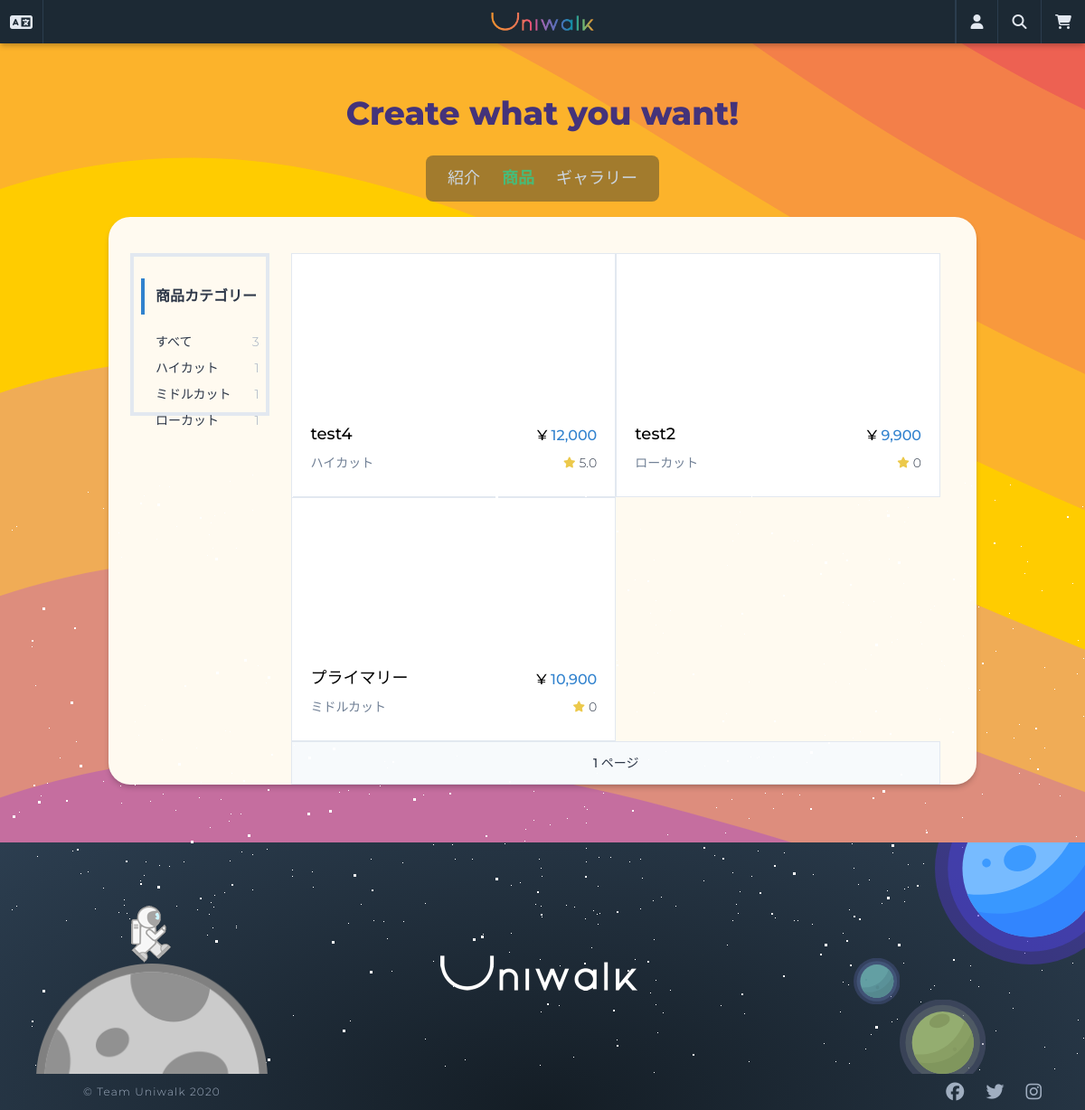
The app's page /products/list/, older data.
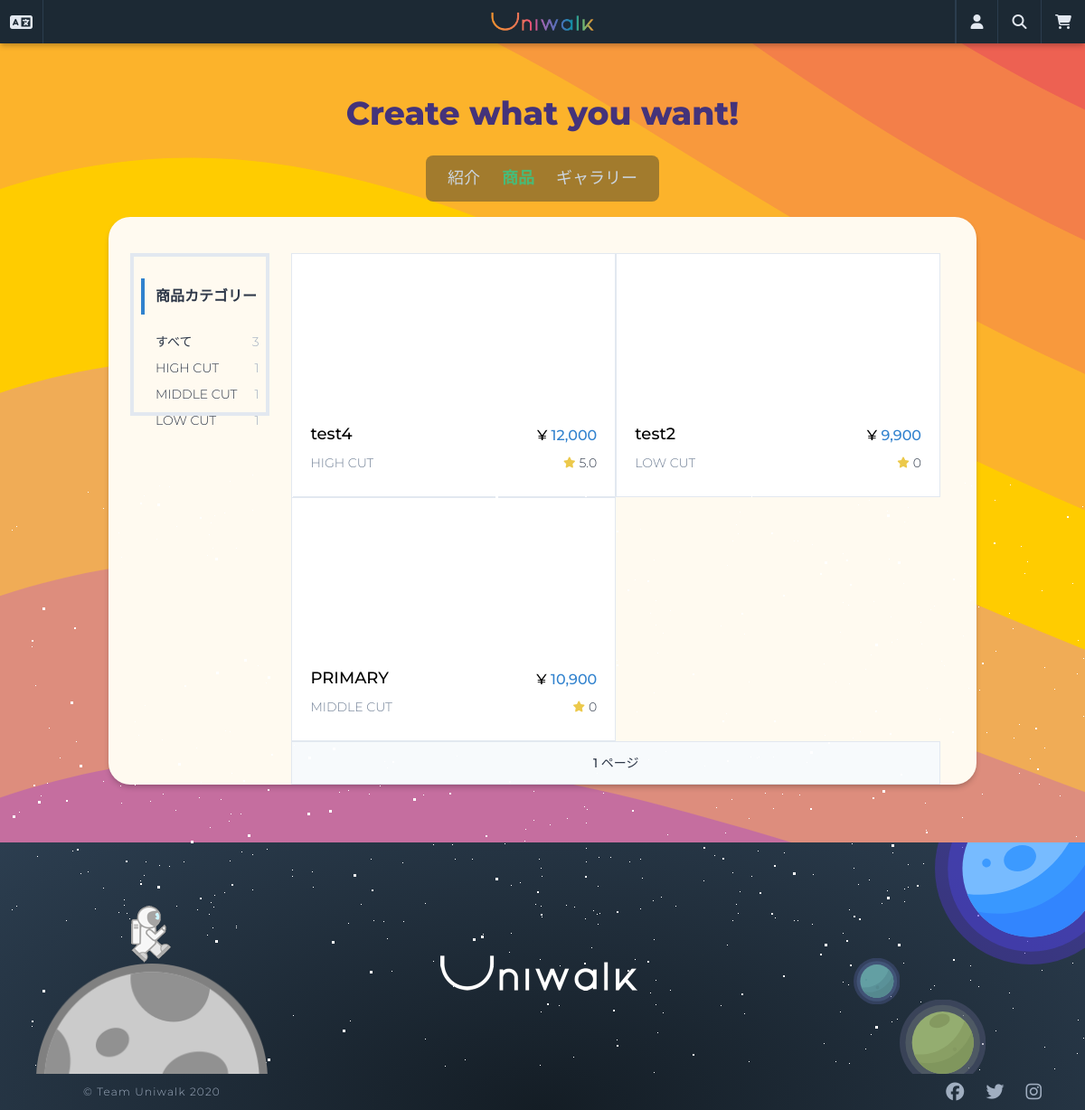
The same page, newer data.
### products/models.py (models this page shows, shortened)
class Category(core_models.TimeStampedModel):
    product_type = models.CharField(_("商品タイプ名"), max_length=20)
    type_code = models.CharField(_("タイプコード"), max_length=2)
    class Meta:
        verbose_name = _("カテゴリー")
        verbose_name_plural = _("カテゴリー")
    def __str__(self):
        return self.product_type

class Product(core_models.TimeStampedModel):
    name = models.CharField(_("商品名"), max_length=50)
    category = models.ForeignKey(
        "Category",
        verbose_name=_("商品カテゴリー"),
        related_name="product",
        on_delete=models.CASCADE,
    )
    price = models.DecimalField(_("価格"), decimal_places=0, max_digits=6)
    description = models.TextField(_("詳細説明"))
    is_active = models.BooleanField(_("販売中"), null=False, default=True)
    product_number = models.CharField(
        _("番号"), max_length=40, default=create_product_code, blank=True, null=True
    )
    product_code = models.CharField(_("商品番号"), max_length=40, blank=True, null=True)
    def total_rating(self):
        all_reviews = self.reviews.all()
        all_ratings = 0
        if len(all_reviews) > 0:
            for review in all_reviews:
                all_ratings += review.rate
            return round(all_ratings / len(all_reviews), 2)
        return 0
    total_rating.short_description = _("評点")
    @property
    def first_image(self):
        try:
            (image,) = self.images.all()[:1]
            return image.image.url
        except ValueError:
            return None
    class Meta:
        ordering = ("-created",)
        verbose_name = _("商品")
        verbose_name_plural = _("商品")

### reviews/models.py (models this page shows, shortened)
class Review(core_models.TimeStampedModel):
    product = models.ForeignKey(
        "products.Product",
        verbose_name=_("商品"),
        related_name="reviews",
        on_delete=models.CASCADE,
    )
    user = models.ForeignKey(
        "users.User", verbose_name=_("ユーザー"), on_delete=models.CASCADE
    )
    title = models.CharField(_("タイトル"), max_length=50)
    text = models.TextField(_("本文"))
    rate = models.IntegerField(_("評点"), default=0)
    class Meta:
        verbose_name = _("レビュー")
        verbose_name_plural = _("レビュー")

### products/views.py (the view)
# urls.py: path("list/", views.ProductListView.as_view(), name="list"),
class ProductListView(ListView):
    model = models.Product
    paginate_by = 9
    context_object_name = "products"
    extra_context = {
        "count": len(models.Product.objects.all()),
        "categories": models.Category.objects.all(),
    }
    template_name = "products/product-list.html"
    def get_queryset(self):
        if self.kwargs.get("pk"):
            return models.Product.objects.filter(
                category_id=self.kwargs.get("pk")
            ).order_by("-created")
        return models.Product.objects.all().order_by("-created")

### carts/context_processors.py (called while the page is built)
def counter(request):
    item_count = 0
    if "admin" in request.META["PATH_INFO"]:
        return {}
    else:
        try:
            cart = Cart.objects.get(session_key=_session_key(request))
            cart_items = CartItem.objects.all().filter(cart=cart, active=True)
            for cart_item in cart_items:
                item_count += cart_item.quantity
        except Cart.DoesNotExist:
            item_count = 0
    return dict(item_count=item_count)

### carts/views.py (called while the page is built)
def _session_key(request):
    cart = request.session.session_key
    if not cart:
        cart = request.session.create()
    return cart

### templates/products/product-list.html (shortened to what this page needs)
{% extends "base.html" %}
{% load i18n static humanize %}
{% block content %}
<div class="mx-auto">
    <div class="flex">
        <div class="w-1/6 pt-6 px-2 border-4 mt-10 ml-6 mr-3" style="height: 15vw;">
            <h2 class="text-base font-extrabold mb-5 py-2 pl-3 text-gray-800 border-l-4 border-blue-600">
                {% trans '商品カテゴリー' %}</h2>
            <ul class="pl-4 ">
                <li class="flex justify-between mb-2 text-sm hover:border-b border-blue-600">
                    <a href="{% url 'products:list' %}">{% trans 'すべて' %}</a>
                    <span class="text-gray-500">{{ count }}</span>
                </li>
                {% for category in categories %}
                <li class="flex justify-between mb-2 text-sm">
                    <a href="{% url 'products:list-category' category.pk %}">{{ category }}</a>
                    <span class="text-gray-500">{{ category.product.all|length }}</span>
                </li>
                {% endfor %}
            </ul>
        </div>
        <div class="w-5/6 flex flex-wrap pr-10 pl-3 pt-10">
            {% if products %}
            {% for product in products %}
            {% include 'mixins/products/product-card.html' with product=product %}
            {% endfor %}
            <div class="flex h-12 items-center justify-center mx-auto container border border-gray-300 bg-gray-100">
                <span class="mx-3 font-medium text-sm">
                </span>
            </div>
            {% else %}
            <p class="flex justify-center items-center font-semibold w-full h-50vh text-center text-2xl">
                <i class="fas fa-dizzy fa-2x text-teal-500"></i> <span class="ml-5">{% trans '商品が存在しません。' %}</span>
            </p>
            {% endif %}
        </div>
    </div>
</div>
{% endblock content %}

### templates/base.html (shortened to what this page needs)
{% load static i18n %}
<!DOCTYPE html>
<html lang="en">
<head>
  <link rel="stylesheet" href="{% static 'css/twemoji-awesome.css' %}">
  <link rel="stylesheet" href="{% static 'css/styles.css' %}" />
</head>
<body class="text-gray-800 mt-12 font-light">
  {% include "partials/nav.html" %}
  <article class="w-80vw min-h-75vh mx-auto shadow-dark -mt-16 bg-orange-100 rounded-xl mb-16">
    {% block content %}
    {% endblock %}
  </article>
  {% include "partials/footer.html" %}
</body>
</html>

### templates/partials/nav.html (shortened to what this page needs)
{% load static i18n %}
<header class="h-auto">
    <nav
        class="flex w-full items-center justify-between flex-wrap bg-universe-dark h-12 fixed inset-0 z-50 shadow-dark">
        <div class="flex w-full justify-between h-full">
            <div class="flex items-center w-36">
                <div class="w-12 h-full flex relative border-r border-universe-lighter">
                    {% get_current_language as LANGUAGE_CODE %}
                    <a class="flex items-center lang-btn cursor-pointer mx-auto">
                        <i class="fas fa-language fa-lg text-gray-300"></i>
                    </a>
                </div>
                <div class="w-12 h-full flex items-center ml-3 relative">
                    {% if LANGUAGE_CODE == 'ja' %}
                    <i class="twa-lg twa-japan-flag rounded-full"></i>
                    {% elif LANGUAGE_CODE == 'ko' %}
                    <i class="twa-lg twa-korea-south-south-korea-flag rounded-full"></i>
                    {% elif LANGUAGE_CODE == 'id' %}
                    <i class="twa-lg twa-indonesia-flag rounded-full"></i>
                    {% elif LANGUAGE_CODE == 'en' %}
                    <i
                        class="twa-lg twa-america-island-minor-outlying-united-united-states-us-usa-flag rounded-full"></i>
                    {% elif LANGUAGE_CODE == 'zh-hans' %}
                    <i class="twa-lg twa-china-flag rounded-full"></i>
                    {% elif LANGUAGE_CODE == 'pt-br' %}
                    <i class="twa-lg twa-brazil-flag rounded-full"></i>
                    {% endif %}
                </div>
            </div>
            <h1 class="flex items-center w-36">
                <a href="{% url 'core:home' %}" class="w-32 mx-auto">
                    <img src="{% static 'images/logo-nav.png' %}" alt="uniwalk">
                </a>
            </h1>
            <div class="flex items-center w-36">
                <div class="w-12 h-full flex relative border-r border-l-2 border-universe-lighter">
                    <a class="user-btn flex items-center cursor-pointer mx-auto">
                        <i class="fas fa-user fa-md text-gray-300"></i>
                    </a>
                </div>
                <div class="w-12 h-full flex relative border-r border-universe-lighter">
                    <a href="{% url 'orders:search' %}" class="flex items-center cursor-pointer mx-auto">
                        <i class="fas fa-search fa-md text-gray-300"></i>
                    </a>
                </div>
                <div class="w-12 h-full flex relative">
                    <a href="{% url 'carts:cart' %}" class="flex items-center cursor-pointer mx-auto">
                        <i class="fas fa-shopping-cart fa-md text-gray-300 relative"></i>
                    </a>
                </div>
            </div>
        </div>
    </nav>
    <div class="h-64">
        <div class="h-full flex flex-col justify-center">
            <h2 class="text-center text-purple-900 text-4xl font-extrabold -mt-16 antialiased">
                Create what you want!
            </h2>
            <div class="flex mx-auto min-w-1/5 justify-center text-gray-400 text-lg rounded-lg mt-5 -mb-8 p-3"
                style=" background-color: rgba(28, 41, 52, 0.4);">
                <a class="hover:text-blue-400 mx-3 {% if '/about/' in request.path %} font-semibold text-blue-400 {% endif %}"
                    href="{% url 'core:about' %}">{% trans '紹介' %}</a>
                <a class="hover:text-green-500 mx-3 {% if '/products/' in request.path %} font-semibold text-green-500 {% endif %}"
                    href="{% url 'products:list' %}">{% trans '商品' %}</a>
                <a class="hover:text-purple-500 mx-3 {% if '/gallery/' in request.path %} font-semibold text-purple-500 {% endif %}"
                    href="{% url 'designs:galleries' %}">{% trans 'ギャラリー' %}</a>
            </div>
        </div>
    </div>
</header>

### templates/mixins/products/product-card.html
{% load humanize %}
<div class="xl:w-1/3 md:w-1/2 sm:w-full xs:w-full overflow-hidden border border-gray-300 bg-white p-5"
    style="height: 22.5vw;">
    <a href="{% url 'products:detail' product.pk %}">
        <div class="w-full h-2/3 bg-cover bg-center mb-2" style="background-image: url({{ product.first_image }});">
        </div>
        <div class="flex flex-col h-1/3 justify-center">
            <div class="flex justify-between items-end mb-2 truncate">
                <div class="w-4/5 overflow-hidden flex">
                    <span class="text-lg text-black w-11/12 block overflow-hidden font-medium">{{ product.name }}</span>
                </div>
                <span class="text-blue-600 font-medium">
                    <span class="text-black">&yen;</span> {{ product.price|intcomma }}
                </span>
            </div>
            <div class="flex justify-between mb-2 truncate">
                <div class="w-4/5 overflow-hidden flex">
                    <span class="text-sm text-gray-600 block truncate">{{ product.category }}</span>
                </div>
                <span class="text-sm flex items-center">
                    <i class="fas fa-star text-xs text-yellow-500 mr-1"></i> {{ product.total_rating }}
                </span>
            </div>
        </div>
    </a>
</div>

### templates/partials/footer.html (shortened to what this page needs)
{% load static %}
<footer class="footer-visual">
    <div class="h-64 flex overflow-hidden">
        <div class="flex justify-between items-center w-full">
            <div class="h-full">
                <div id="stars2"></div>
                <div id="stars3"></div>
                <div class="w-64 h-full relative">
                    <div class="moon w-64 h-64 absolute ml-10"></div>
                    <div class="walk absolute ml-36"></div>
                </div>
            </div>
            <div class="w-64 pt-10">
                <img src="{% static 'images/footer-logo.png' %}" alt="ロゴ">
            </div>
            <div class="w-64 h-full relative">
                <div class="planet1 absolute"></div>
                <div class="planet2 absolute"></div>
                <div class="planet3 absolute"></div>
            </div>
        </div>
    </div>
    <div class="h-10 flex justify-between items-center">
        <span class="w-64 text-gray-500 text-xs text-center tracking-widest ml-10">
            &copy; Team Uniwalk 2020
        </span>
        <div class="pr-12">
            <a href="https://www.facebook.com/uniwalkofficial/" target="_blank" class="ml-5 text-gray-500">
                <i class="fab fa-facebook fa-lg"></i>
            </a>
            <a href="" target="_blank" class="ml-5 text-gray-500">
                <i class="fab fa-twitter fa-lg"></i>
            </a>
            <a href="" target="_blank" class="ml-5 text-gray-500">
                <i class="fab fa-instagram fa-lg"></i>
            </a>
        </div>
    </div>
</footer>

Row changes from the older to the newer data that the page shows:
changed Category id 1: product_type "ハイカット" → "HIGH CUT"
changed Category: product_type "ミドルカット" → "MIDDLE CUT"
changed Category: product_type "ローカット" → "LOW CUT"
changed through a linked row, Product "test4": category "ハイカット" → "HIGH CUT"
changed through a linked row, Product "test2": category "ローカット" → "LOW CUT"
changed Product: name "プライマリー" → "PRIMARY"; category "ミドルカット" → "MIDDLE CUT"
